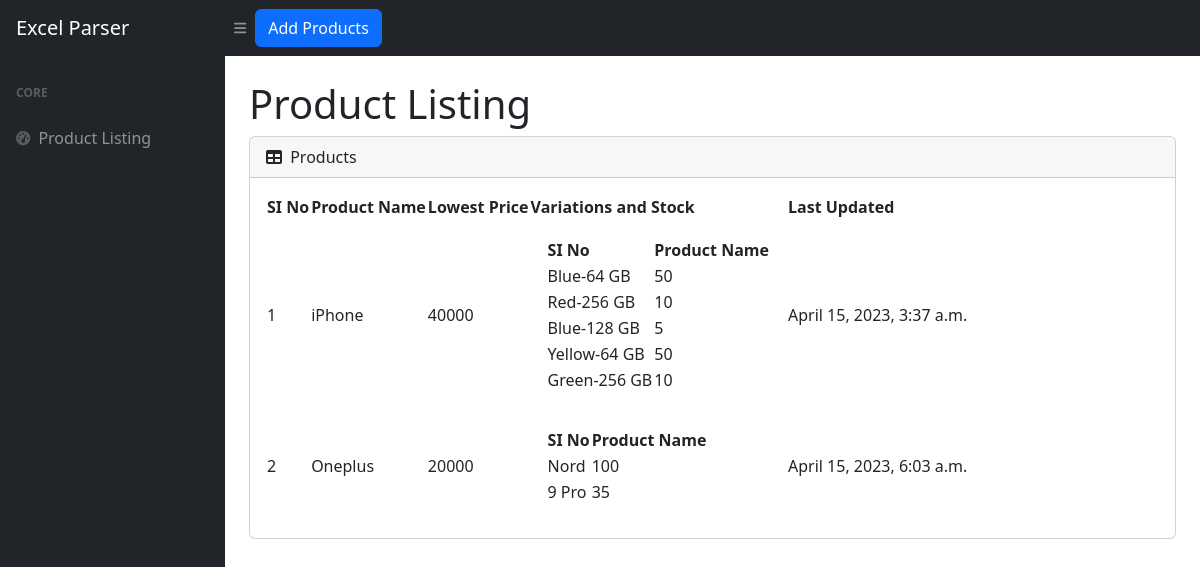
Before: / with the older database file.
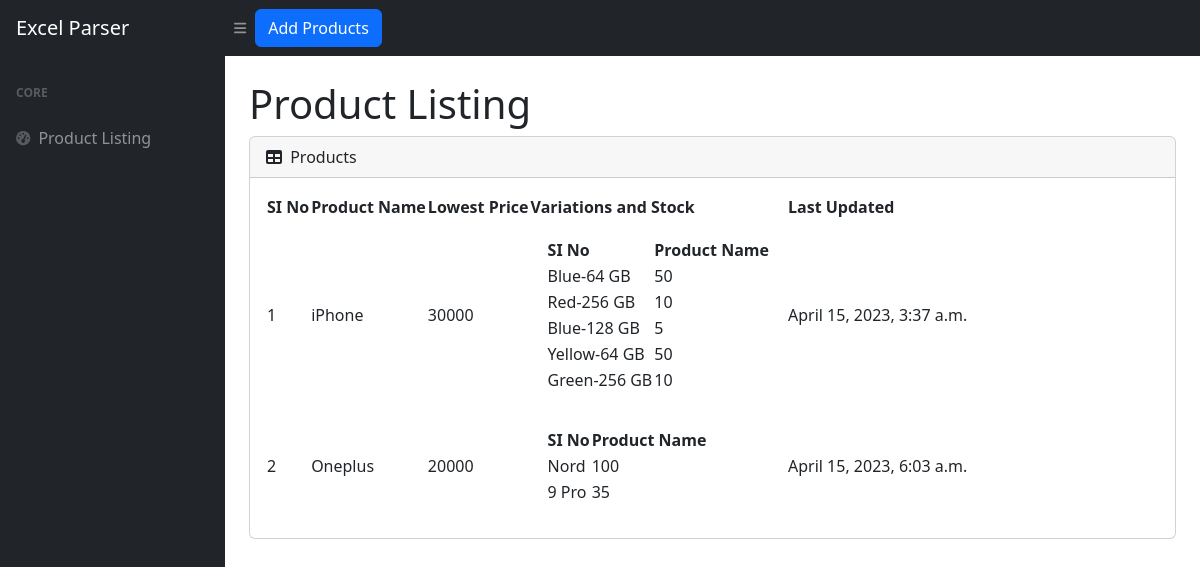
After: the same page with the newer database file.
### excelparser/models.py (models this page shows, shortened)
class Product(models.Model):
    ID = models.AutoField(primary_key=True)
    name = models.CharField(max_length=100)
    lowest_price = models.IntegerField(default=0)
    last_updated = models.DateTimeField(auto_now_add = True)
    def __str__(self):
        return f"{self.name}"

class Variations(models.Model):
    ID = models.AutoField(primary_key=True)
    product_ID = models.ForeignKey(Product, on_delete=models.CASCADE)
    variation_text = models.CharField(max_length=100)
    stock = models.IntegerField(default=0)
    last_updated = models.DateTimeField(auto_now_add = True)

### excelparser/views.py (the view)
# urls.py: path("", views.index, name="index"),
def index(request):
    if request.method == "GET":
        products = Product.objects.all()
        variations = Variations.objects.all()
        paginator = Paginator(products, 10)
        page_number = request.GET.get('page')
        page_obj = paginator.get_page(page_number)
        return render(request, "excelparser/index.html", {
            "products": products,
            "variations": variations,
            "productsCount": len(products),
            "variationsCount": len(variations),
            "paginator": page_obj
        })
    else:
        return HttpResponse('404')

### excelparser/templates/excelparser/index.html (shortened to what the changed rows need)
{% load static %}
<!DOCTYPE html>
<html lang="en">
    <head>
        <link href="https://cdn.jsdelivr.net/npm/simple-datatables@7.1.2/dist/style.min.css" rel="stylesheet" />
        <link href="{% static 'excelparser/styles.css' %}" rel="stylesheet" />
    </head>
    <body class="sb-nav-fixed">
        <div id="layoutSidenav">
            <div id="layoutSidenav_content">
                <main>
                    <div class="container-fluid px-4">
                        <h1 class="mt-4">Product Listing</h1>
                        <div class="card mb-4">
                            <div class="card-body">
                                <table id="datatablesSimple">
                                    <thead>
                                        <tr>
                                            <th>SI No</th>
                                            <th>Product Name</th>
                                            <th>Lowest Price</th>
                                            <th>Variations and Stock</th>
                                            <th>Last Updated</th>
                                        </tr>
                                    </thead>
                                    <tbody>
                                      {% if productsCount != 0 %}
                                        {% for product in products %}
                                          <tr>
                                              <td>{{ product.ID }}</td>
                                              <td>{{ product.name }}</td>
                                              <td>{{ product.lowest_price }}</td>
                                              <td>
                                                <div class="card-body">
                                                  <table>
                                                    <thead>
                                                      <tr>
                                                          <th>SI No</th>
                                                          <th>Product Name</th>
                                                      </tr>
                                                    </thead>
                                                    {% for variation in variations %}
                                                    {% if variation.product_ID|slugify == product.name|slugify %}
                                                      <tr>
                                                          <td style="margin: auto;">{{ variation.variation_text }}</td>
                                                          <td>{{ variation.stock }}</td>
                                                      </tr>
                                                    {% endif %}
                                                  {% endfor %}
                                                  </table>
                                                </div>
                                              </td>
                                              <td>{{ product.last_updated }}</td>
                                          </tr>
                                        {% endfor %}
                                      {% else %}
                                        <tr>No data available</tr>
                                      {% endif %}
                                    </tbody>
                                </table>
                            </div>
                        </div>
                    </div>
                </main>
            </div>
        </div>
    </body>
</html>

Changed rows visible on the page:
changed Product "iPhone": lowest_price "40000" → "30000"
